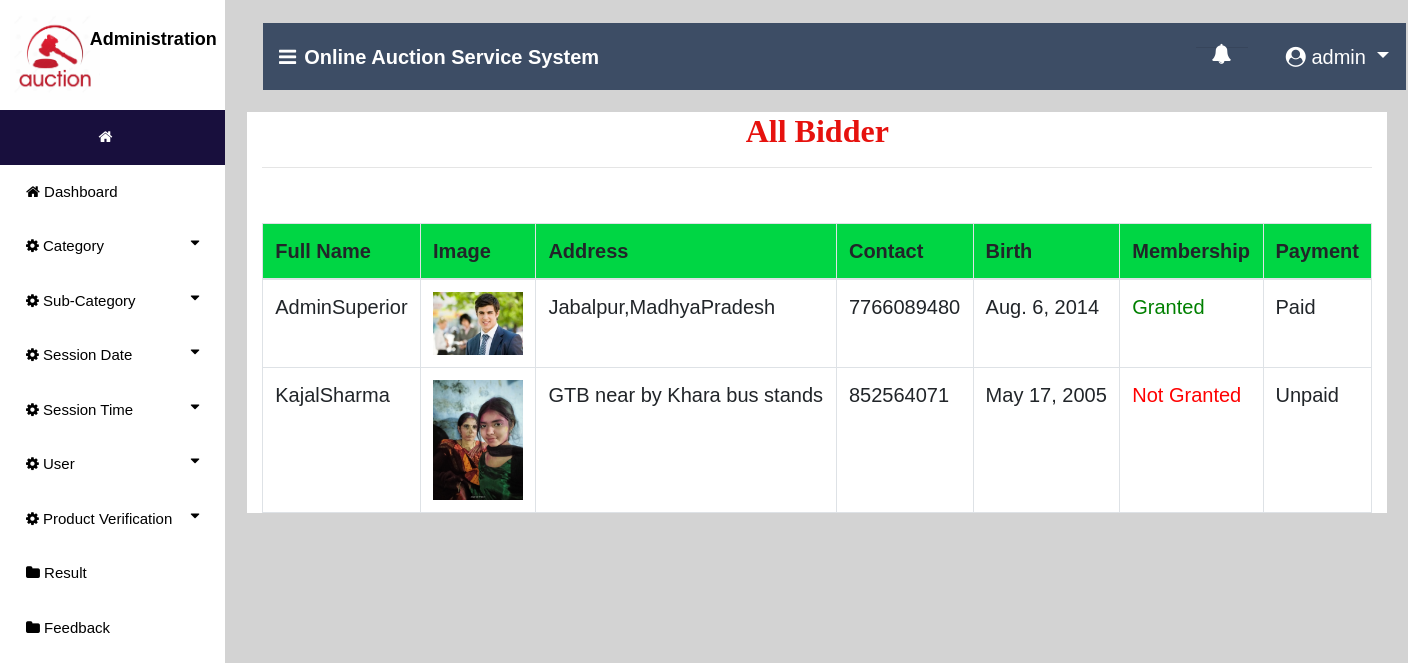
The page /bidder_user (signed in) on the database its author committed.
### auction/models.py (models this page shows, shortened)
class Bidder(models.Model):
    user = models.ForeignKey(User,on_delete=models.CASCADE,null=True)
    dob = models.DateField(null=True)
    address = models.CharField(max_length=100,null=True)
    contact = models.CharField(max_length=10,null=True)
    image = models.FileField(null=True)
    membership = models.ForeignKey(Member_fee,on_delete=models.CASCADE,null=True)

class Member_fee(models.Model):
    fee = models.CharField(max_length=20,null=True)
    def __str__(self):
        return self.fee

### auction/views.py (the view)
# urls.py: path('bidder_user', Bidder_User,name="bidder_user"),
def Bidder_User(request):
    if not request.user.is_staff:
        return redirect('login_user')
    user1 = User.objects.get(id=request.user.id)
    pro=""
    try:
        pro = Bidder.objects.get(user=user1)
        if pro:
            error="pat"
    except:
        pro = Auction_User.objects.get(user=user1)
    error = False
    st = Status.objects.get(status = "pending")
    prod = Bidder.objects.all()
    d = {'error':error,'pro':pro,'data':pro,'prod':prod}
    return render(request, 'new_user.html',d)

### auction/templates/new_user.html (shortened to what this page needs)
{% extends 'navigation3.html' %}
{% block body1 %}
 <div class="container" style="background:white">
<center><h2 style = "font-family : 'Monotype Corsiva' ; color : #E6120E ; font-weight : bold;margin-top:2%">All Bidder</h2></center><hr>
<table class="table table-bordered" id="myTable">
  <thead>
  <tr>
    <th>Full Name</th>
    <th>Image</th>
    <th>Address</th>
    <th>Contact</th>
    <th>Birth</th>
    <th>Membership</th>
    <th>Payment</th>
  </tr>
  </thead>
   <tbody>
{% for i in prod %}
  <tr>
    <td>{{i.user.first_name}}{{i.user.last_name}}</td>
    <td><img src="{{i.image.url}}" style="width:90px"> </td>
    <td>{{i.address}}</td>
    <td>{{i.contact}}</td>
    <td>{{i.dob}}</td>
    {% if i.membership.fee == "Paid" %}
    <td style="color:green">Granted</td>
    {% else %}
    <td style="color:red">Not Granted</td>
    {% endif %}
    <td>{{i.membership}}</td>
  </tr>
{% endfor %}
    </tbody>
</table>
 </div>
{% endblock %}

### auction/templates/navigation3.html (shortened to what this page needs)
{% extends 'navigation2.html' %}
{% block body %}
<nav class="navbar navbar-expand-lg navbar-light" style="margin-left:2%;margin-top:2%;width:99%;background-color:#3d4d65">
  <a class="navbar-brand" href="#" style="color:white;font-weight:bold"><i class="fa fa-bars" style="margin-right:8px"></i>Online Auction Service System</a>
  {% if request.user.is_staff %}
     <div class="collapse navbar-collapse nav justify-content-end" id="navbarNavDropdown">
      <li class="nav-item dropdown" style="margin-right:3%;color:white;margin-left:600px">
        <a class="nav-link dropdown" style="margin-left:5%;color:white" href="#" id="navbarDropdown" role="button" data-toggle="dropdown" aria-haspopup="true">
          <i class="fa fa-bell" style="top:0;padding-bottom:10px">{{count}}</i>
        </a>
        <hr color="">
      </li>
  </div>
     {% endif %}
  <div class="collapse navbar-collapse nav justify-content-end" id="navbarNavDropdown">
      <li class="nav-item dropdown" style="margin-right:3%;color:white">
        <a class="nav-link dropdown-toggle" style="color:white;margin-left:5%" href="#" id="navbarDropdown" role="button" data-toggle="dropdown" aria-haspopup="true" aria-expanded="false">
          <i class="fa fa-user-circle"></i> {{request.user.username}}
        </a>
      </li>
  </div>
 </nav>
{% block body1 %}
{% endblock %}
{% endblock %}

### auction/templates/navigation2.html (shortened to what this page needs)
<!DOCTYPE html>
{% load static %}
<html>
<head>
<link rel="stylesheet" href="https://cdnjs.cloudflare.com/ajax/libs/font-awesome/4.7.0/css/font-awesome.min.css">
<link rel="stylesheet" href="https://stackpath.bootstrapcdn.com/bootstrap/4.5.0/css/bootstrap.min.css">
</head>
<body style="background-color:lightgrey;width:100%">
    <div align="center"  class="main" style=";background-color:lightgrey;width:82%;height:100%;margin-top:0%">
    {% block body %}
    {% endblock %}
  </div>
<div class="sidenav" style="top:0; margin-top:0;padding-top:0;position:fixed;height:100%">
   <div class="row" style="padding:10px;float:center" align="center">
     <div class="col-md-4">
            <img src="{% static 'images/A_logo.jpg' %}" style="width:90px;height:90px">
     </div>
     <div class="col-md-8" align="left" style="padding:7%">
            <span style="color:black;font-weight:bold;font-size:18px">Administration<span>
     </div>
   </div>
    <div style="padding:0px;background-color:#180f3d;float:center" align="center">
     <a href="{% url 'admin_home' %}" style="float:center;"> <i style="margin-left:40%;color:white" class="fa fa-home"></i> </a>
  </div>
        <a href="{% url 'admin_home' %}"><i class="fa fa-home"></i> Dashboard</a>
    <button class="dropdown1-btn"><i class="fa fa-cog"></i> Category
    <i class="fa fa-caret-down"></i>
  </button>
    <button class="dropdown1-btn"><i class="fa fa-cog"></i> Sub-Category
    <i class="fa fa-caret-down"></i>
  </button>
    <button class="dropdown1-btn"><i class="fa fa-cog"></i> Session Date
    <i class="fa fa-caret-down"></i>
  </button>
    <button class="dropdown1-btn"><i class="fa fa-cog"></i> Session Time
    <i class="fa fa-caret-down"></i>
  </button>
    <button class="dropdown1-btn"><i class="fa fa-cog"></i> User
    <i class="fa fa-caret-down"></i>
  </button>
  <button class="dropdown1-btn"><i class="fa fa-cog"></i> Product Verification
    <i class="fa fa-caret-down"></i>
  </button>
    <a href="{% url 'result' %}"><i class="fa fa-folder"></i> Result</a>
    <a href="{% url 'view_feedback' %}"><i class="fa fa-folder"></i> Feedback</a>
</div>
</body>
</html>

### auction/templates/navigation2.html (style rules this page uses)
thead { background:#00d644; }
body { font-family: "Lato", sans-serif; }
.sidenav { height: 100%; width: 16%; position: fixed; top: 0; left: 0; background-color: white; overflow-x: hidden; }
.sidenav a, .dropdown1-btn { padding: 16px 18px 16px 26px; text-decoration: none; font-size: 15px; color: black; display: block; border: none; background: none; width: 100%; text-align: left; cursor: pointer; outline: none; }
.main { margin-left: 240px; font-size: 20px; }
.fa-caret-down { float: right; padding-right: 8px; }
body { margin:0;font-family:Arial }
.dropdown { float:right; }

### rows shown on the page
Bidder: user.first_name "Admin", user.last_name "Superior", image (picture), address "Jabalpur,MadhyaPradesh", contact "7766089480", dob "Aug. 6, 2014", shows "Granted", membership "Paid"
Bidder: user.first_name "Kajal", user.last_name "Sharma", image (picture), address "GTB near by Khara bus stands", contact "852564071", dob "May 17, 2005", shows "Not Granted", membership "Unpaid"

### other values the page prints
{{ request.user.username }} "admin"
